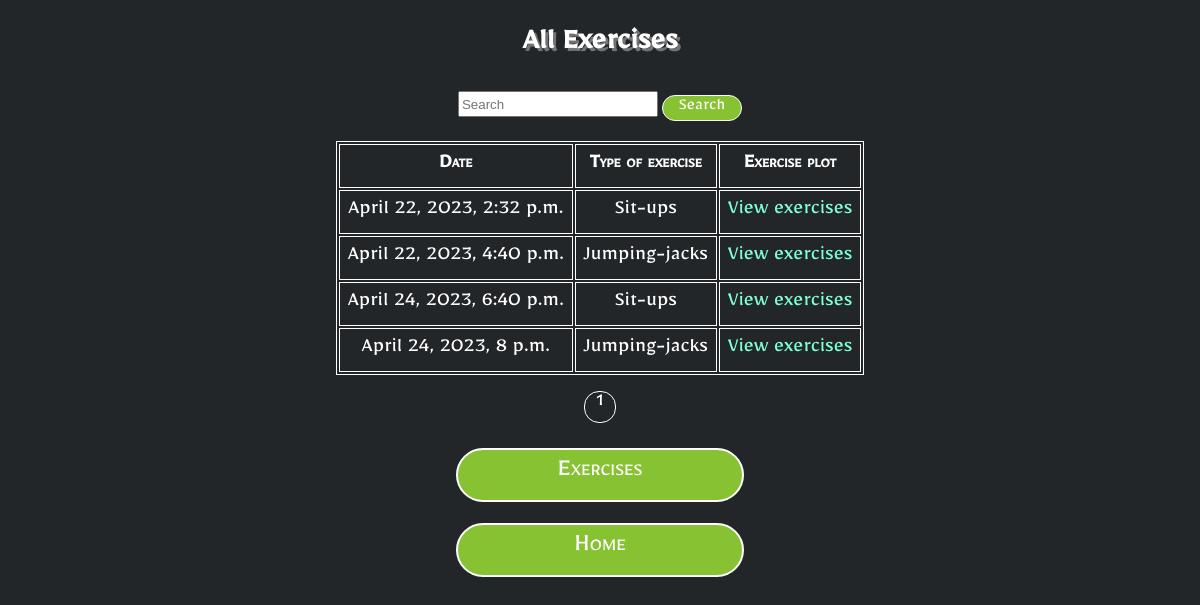
Screenshot of /rehab/view_exercises/?patient_id=2 (signed in) with the database file from the repository.
### rehab/models.py (models this page shows, shortened)
class Exercise(models.Model):
    patient = models.ForeignKey(Patient, on_delete=models.CASCADE, related_name='exercises')
    type_of_exercise = models.CharField(max_length=15, choices=(('Sit-ups', 'Sit-ups'),
                                                                ('Jumping-jacks', 'Jumping-jacks')))
    date_of_exercise = models.DateTimeField(null=True)

### rehab/views.py (the view)
# urls.py: path('view_exercises/', views.view_exercises, name='view_exercises'),
@login_required
def view_exercises(request):
    user = request.user
    is_rehabilitator = None
    is_patient = None
    patient = None
    if hasattr(user, 'rehabilitator'):
        is_rehabilitator = True
        is_patient = False
    elif hasattr(user, 'patient'):
        is_rehabilitator = False
        is_patient = True
    if is_rehabilitator:
        if 'patient_id' in request.GET:
            patient_id = request.GET['patient_id']
            try:
                patient = Patient.objects.get(id=patient_id)
                request.session['patient_id'] = patient_id
            except Patient.DoesNotExist:
                pass
        elif 'patient_id' in request.session:
            patient_id = request.session['patient_id']
            try:
                patient = Patient.objects.get(id=patient_id)
            except Patient.DoesNotExist:
                del request.session['patient_id']
    if is_patient:
        patient = request.user.patient
        patient_id = patient.id
    query = request.GET.get('q', '')
    exercises = Exercise.objects.filter(
        Q(date_of_exercise__icontains=query) |
        Q(type_of_exercise__icontains=query),
        patient=patient
    ).order_by('date_of_exercise', 'type_of_exercise')
    paginator = Paginator(exercises, 10)  # 10 items per page
    page_number = request.GET.get('page')
    page_obj = paginator.get_page(page_number)
    context = {'exercises': exercises,
               'query': query,
               'page_obj': page_obj,
               'is_rehabilitator': is_rehabilitator,
               'is_patient': is_patient}
    return render(request, 'telemedWebapp/view_exercises.html', context)

### rehab/templates/telemedWebapp/view_exercises.html (shortened to what this page needs)
{% load static %}
<!DOCTYPE html>
<html lang="en">
<head>
    <link rel="stylesheet" type="text/css" href="{% static '/styles/style.css' %}">
    <link rel="stylesheet" type="text/css" href="{% static '/styles/paginator.css' %}">
</head>
<body>
{% block content %}
  <h2>All Exercises</h2>
    <div class="row mb-3">
    <div class="col-md-3">
    <form class="d-flex" method="GET">
      <input class="form-control me-2" type="search" placeholder="Search" aria-label="Search" name="q" value="{{ request.GET.q }}">
      <button class="btn btn-outline-success" type="submit">Search</button>
    </form>
  </div>
</div>
    {% if exercises %}
      <table class="table table-striped">
        <thead>
          <tr>
            <th>Date</th>
            <th>Type of exercise</th>
            <th>Exercise plot</th>
        </thead>
        <tbody>
          {% for exercise in page_obj %}
            <tr>
                <td>{{ exercise.date_of_exercise }}</td>
                <td>{{ exercise.type_of_exercise }}</td>
                <td><a href="{% url 'telemedWebapp:exercise_plot' %}?exercise_id={{ exercise.id }}">View exercises</a></td>
            </tr>
          {% endfor %}
        </tbody>
      </table>
    {% else %}
        <p>No exercises found.</p>
  {% endif %}
<div class="d-flex justify-content-center">
  <nav aria-label="Page navigation example">
    <ul class="pagination">
      {% for num in page_obj.paginator.page_range %}
      {% if page_obj.number == num %}
      <li class="page-item active" aria-current="page"><a class="page-link" href="#">{{ num }}</a></li>
      {% elif num > page_obj.number|add:'-3' and num < page_obj.number|add:'3' %}
      <li class="page-item"><a class="page-link" href="?page={{ num }}{% if request.GET.q %}&q={{ request.GET.q }}{% endif %}">{{ num }}</a></li>
      {% endif %}
      {% endfor %}
    </ul>
  </nav>
</div>
{% endblock %}
<a id="home" href="{% url 'telemedWebapp:view_exercises' %}"><p class="bt_txt">Exercises</p></a>
<a id="home" href="{% url 'telemedWebapp:home' %}"><p class="bt_txt">Home</p></a>
</body>
</html>

### rehab/static/styles/style.css (style rules this page uses)
html, body { width: 100%; height: 100%; background-color: rgb(34, 38, 41); font-family: Mirza; color: white; margin: 0; }
h2 { text-align: center; font-size: 32px; text-shadow: 3px 3px #737373; }

### rehab/static/styles/paginator.css (style rules this page uses)
#home { text-decoration: none; border: 2px solid white; border-radius: 40px; width: 284px; height: 50px; display: block; margin: auto; color: white; background-color: rgb(134, 194, 50); position: relative; transition: 1s; }
.bt_txt { position: absolute; top:14%; margin: 0; width: 100%; text-align: center; font-size: 28px; font-variant: small-caps; }
table { border: 1px solid white; font-size: 22px; text-align: center; margin: auto; }
th { border: 1px solid white; padding: 8px; font-variant: small-caps; }
td { border: 1px solid white; padding: 8px; }
a { text-decoration: none; color:aquamarine; }
.page-link { font-size: 20px; margin: auto; color: white; width: 30px; height: 30px; border: 1px solid white; border-radius: 15px; display: block; overflow: hidden; }
.page-item { display: inline-block; margin: auto 2px auto 2px; transition: 1s; overflow: hidden; }
.pagination { padding: 0; text-align: center; }
form { text-align: center; margin-bottom: 20px; }
input[type='search'] { width: 200px; height: 26px; }
button { width: 80px; border-radius: 30px; border: 1px solid white; font-family: Mirza; font-size: 18px; background-color: rgb(134, 194, 50); color: white; cursor: pointer; }

### rows the page displays
Exercise: date_of_exercise "April 22, 2023, 2:32 p.m.", type_of_exercise "Sit-ups"
Exercise: date_of_exercise "April 22, 2023, 4:40 p.m.", type_of_exercise "Jumping-jacks"
Exercise: date_of_exercise "April 24, 2023, 6:40 p.m.", type_of_exercise "Sit-ups"
Exercise: date_of_exercise "April 24, 2023, 8 p.m.", type_of_exercise "Jumping-jacks"

### other values shown
{{ num }} "1"
